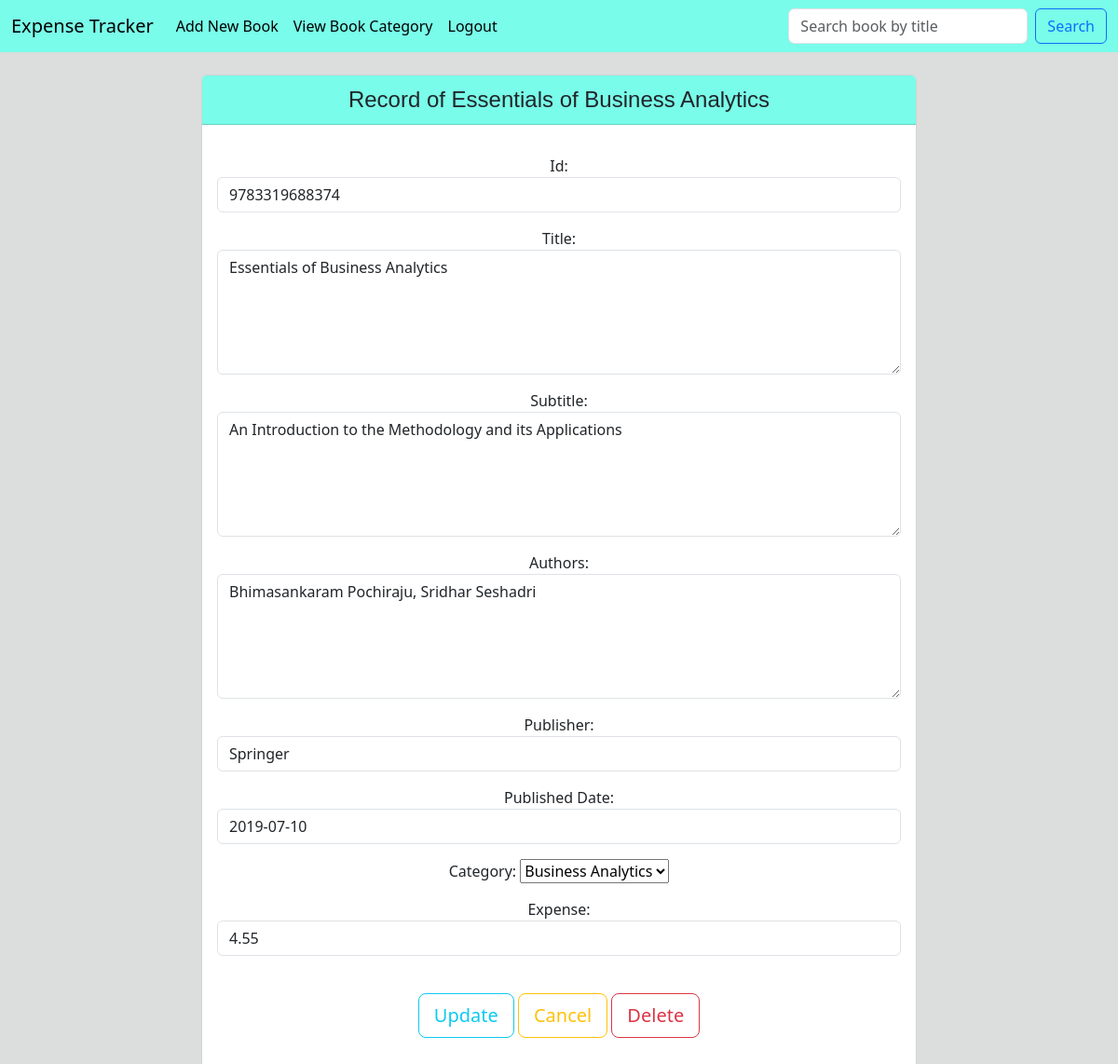
The page /updatebook/9783319688374 (signed in) on the database its author committed.
### book/models.py (models this page shows)
class Book(models.Model):
    id = models.CharField(max_length=150, primary_key=True)
    title = models.CharField(max_length=500)
    subtitle = models.CharField(max_length=500, null=True, blank=True)
    authors = models.CharField(max_length=500)
    publisher = models.CharField(max_length=150)
    published_date = models.DateField(null=True, blank=True)
    category = models.ForeignKey(Category, on_delete=models.CASCADE, null=True, blank=True)
    distribution_expense = models.FloatField()
    def __str__(self):
        return self.title

class Category(models.Model):
    category = models.CharField(max_length=100, null=True, blank=True)
    def __str__(self):
        return self.category

### book/views.py (the view)
# urls.py: path('updatebook/<str:pk>', views.updatebook, name="updatebook"),
def updatebook(request, pk):
    if request.user.is_authenticated:
        book = Book.objects.get(id=pk)
        form = BookForm(request.POST or None, instance=book)
        if form.is_valid():
            form.save()
            messages.success(request, "Record updated!")
            return redirect('home')
        return render(request, 'book/updatebook.html', {"book": book, "form": form})
    else:
        messages.success(request, "Must be logged in to do that!")
        return redirect('home')

### book/templates/book/updatebook.html (shortened to what this page needs)
{% extends 'home/base.html' %}
{% block content%}
<center>
    <div class="card" style="width: 48rem;">
        <div class="card-header" style="font-family: Helvetica; font-size: x-large;">
            Record of {{ book }}
        </div>
        <div class="card-body">
            <p class="card-text">
                <form method="POST" >
                    {{ form.as_p }}
                    <br/>
                    <button type="submit" class="btn btn-outline-info btn-lg">Update</button>
                    <a class="btn btn-outline-warning btn-lg" href="{% url 'home' %}" role="button">Cancel</a>
                    <a class="btn btn-outline-danger btn-lg" href="{% url 'deletebook' book.id %}" role="button">Delete</a>
                </form>
            </p>
        </div>
    </div>
</center>
{% endblock %}

### home/templates/home/base.html (style rules this page uses)
a { text-decoration: none; }
body { background-color: rgb(219, 222, 221); }
.card .card-header { background-color:rgb(121, 252, 233); }

### rows shown on the page
Book: title "Essentials of Business Analytics", id "9783319688374", subtitle "An Introduction to the Methodology and its Applications", authors "Bhimasankaram Pochiraju, Sridhar Seshadri", publisher "Springer", published_date "2019-07-10", distribution_expense "4.55"
Category: category "Business Analytics"
